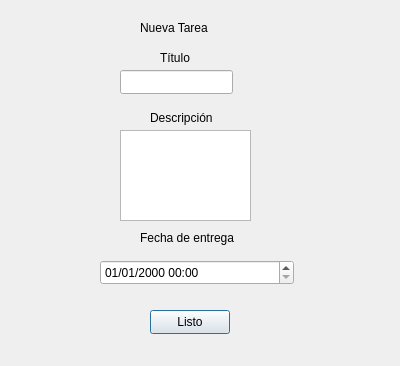
<?xml version="1.0" encoding="UTF-8"?>
<ui version="4.0">
 <class>NewTaskDialog</class>
 <widget class="QDialog" name="NewTaskDialog">
  <property name="geometry">
   <rect>
    <x>0</x>
    <y>0</y>
    <width>400</width>
    <height>366</height>
   </rect>
  </property>
  <property name="windowTitle">
   <string>Dialog</string>
  </property>
  <widget class="QLabel" name="label">
   <property name="geometry">
    <rect>
     <x>140</x>
     <y>20</y>
     <width>71</width>
     <height>16</height>
    </rect>
   </property>
   <property name="text">
    <string>Nueva Tarea</string>
   </property>
  </widget>
  <widget class="QLabel" name="label_2">
   <property name="geometry">
    <rect>
     <x>160</x>
     <y>50</y>
     <width>49</width>
     <height>16</height>
    </rect>
   </property>
   <property name="text">
    <string>Título</string>
   </property>
  </widget>
  <widget class="QLineEdit" name="titleEdit">
   <property name="geometry">
    <rect>
     <x>120</x>
     <y>70</y>
     <width>113</width>
     <height>24</height>
    </rect>
   </property>
  </widget>
  <widget class="QLabel" name="label_3">
   <property name="geometry">
    <rect>
     <x>150</x>
     <y>110</y>
     <width>71</width>
     <height>16</height>
    </rect>
   </property>
   <property name="text">
    <string>Descripción</string>
   </property>
  </widget>
  <widget class="QTextEdit" name="descriptionEdit">
   <property name="geometry">
    <rect>
     <x>120</x>
     <y>130</y>
     <width>131</width>
     <height>91</height>
    </rect>
   </property>
  </widget>
  <widget class="QLabel" name="label_4">
   <property name="geometry">
    <rect>
     <x>140</x>
     <y>230</y>
     <width>101</width>
     <height>16</height>
    </rect>
   </property>
   <property name="text">
    <string>Fecha de entrega</string>
   </property>
  </widget>
  <widget class="QDateTimeEdit" name="dueDateTimeEdit">
   <property name="geometry">
    <rect>
     <x>100</x>
     <y>260</y>
     <width>194</width>
     <height>25</height>
    </rect>
   </property>
   <property name="displayFormat">
    <string>dd/MM/yyyy HH:mm</string>
   </property>
  </widget>
  <widget class="QPushButton" name="saveButton">
   <property name="geometry">
    <rect>
     <x>150</x>
     <y>310</y>
     <width>80</width>
     <height>24</height>
    </rect>
   </property>
   <property name="text">
    <string>Listo</string>
   </property>
  </widget>
 </widget>
 <resources/>
 <connections/>
</ui>
